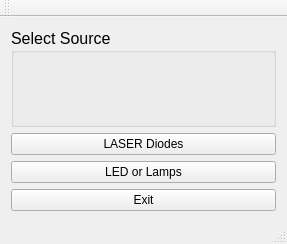
<?xml version="1.0" encoding="UTF-8"?>
<ui version="4.0">
 <class>MainWindow</class>
 <widget class="QMainWindow" name="MainWindow">
  <property name="geometry">
   <rect>
    <x>0</x>
    <y>0</y>
    <width>287</width>
    <height>244</height>
   </rect>
  </property>
  <property name="windowTitle">
   <string>Spectral Scanner</string>
  </property>
  <property name="windowIcon">
   <iconset>
    <normaloff>icon.ico</normaloff>icon.ico</iconset>
  </property>
  <widget class="QWidget" name="centralWidget">
   <layout class="QVBoxLayout" name="verticalLayout">
    <item>
     <widget class="QGroupBox" name="groupBox">
      <property name="font">
       <font>
        <pointsize>12</pointsize>
       </font>
      </property>
      <property name="title">
       <string>Select Source</string>
      </property>
     </widget>
    </item>
    <item>
     <widget class="QPushButton" name="LDButton">
      <property name="layoutDirection">
       <enum>Qt::LeftToRight</enum>
      </property>
      <property name="text">
       <string>LASER Diodes</string>
      </property>
     </widget>
    </item>
    <item>
     <widget class="QPushButton" name="LEDButton">
      <property name="text">
       <string>LED or Lamps</string>
      </property>
     </widget>
    </item>
    <item>
     <widget class="QPushButton" name="pushButton_2">
      <property name="text">
       <string>Exit</string>
      </property>
     </widget>
    </item>
   </layout>
  </widget>
  <widget class="QMenuBar" name="menuBar">
   <property name="geometry">
    <rect>
     <x>0</x>
     <y>0</y>
     <width>287</width>
     <height>25</height>
    </rect>
   </property>
  </widget>
  <widget class="QToolBar" name="mainToolBar">
   <attribute name="toolBarArea">
    <enum>TopToolBarArea</enum>
   </attribute>
   <attribute name="toolBarBreak">
    <bool>false</bool>
   </attribute>
  </widget>
  <widget class="QStatusBar" name="statusBar"/>
 </widget>
 <layoutdefault spacing="6" margin="11"/>
 <resources/>
 <connections>
  <connection>
   <sender>pushButton_2</sender>
   <signal>clicked()</signal>
   <receiver>MainWindow</receiver>
   <slot>close()</slot>
   <hints>
    <hint type="sourcelabel">
     <x>198</x>
     <y>188</y>
    </hint>
    <hint type="destinationlabel">
     <x>197</x>
     <y>120</y>
    </hint>
   </hints>
  </connection>
 </connections>
</ui>
